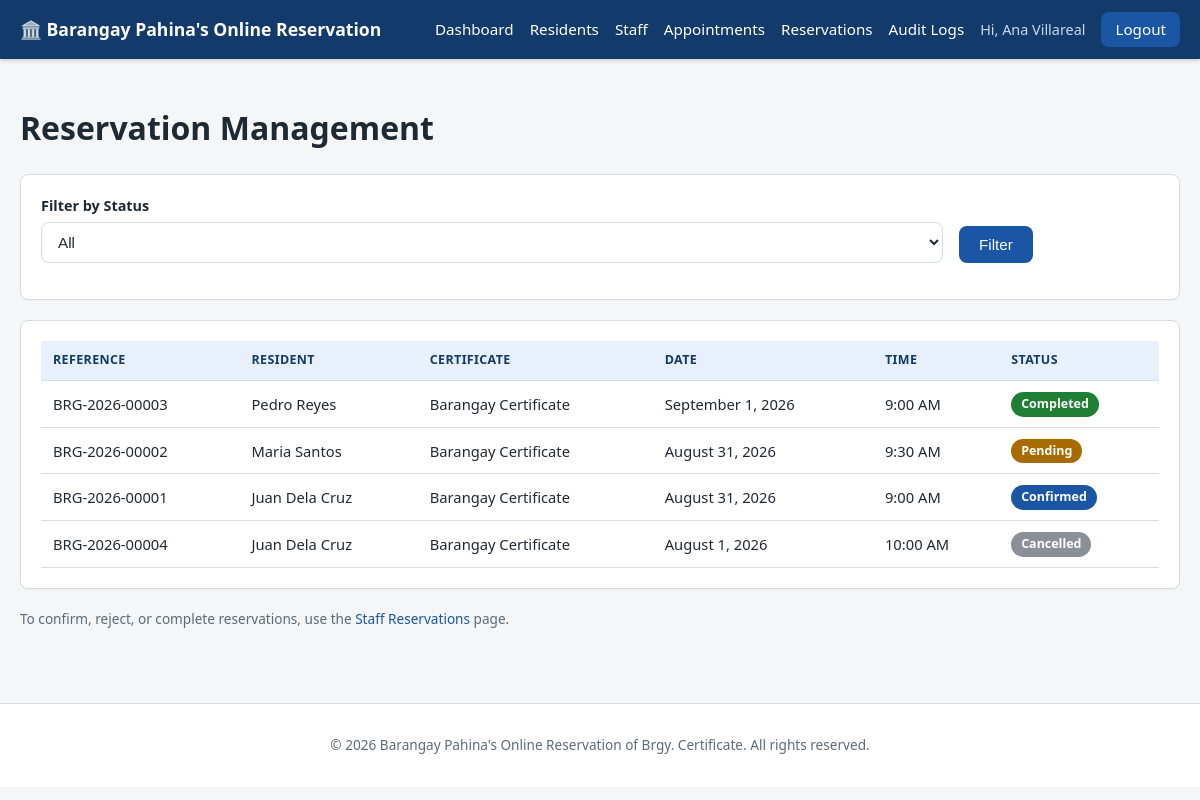
Screenshot of /admin/reservations.php (signed in) with the database file from the repository.
### tables this page shows
CREATE TABLE reservations (
    id INT AUTO_INCREMENT PRIMARY KEY,
    reference_number VARCHAR(20) NOT NULL UNIQUE,
    resident_id INT NOT NULL,
    certificate_type VARCHAR(100) NOT NULL DEFAULT 'Barangay Certificate',
    purpose VARCHAR(150) NOT NULL,
    appointment_date DATE NOT NULL,
    appointment_time TIME NOT NULL,
    status ENUM('Pending','Confirmed','Completed','Cancelled','Rejected','No-show')
        NOT NULL DEFAULT 'Pending',
    created_at DATETIME NOT NULL DEFAULT CURRENT_TIMESTAMP,
    updated_at DATETIME NOT NULL DEFAULT CURRENT_TIMESTAMP ON UPDATE CURRENT_TIMESTAMP,
    FOREIGN KEY (resident_id) REFERENCES residents(id) ON DELETE CASCADE,
    INDEX idx_ref_number (reference_number),
    INDEX idx_appt_date_res (appointment_date)
);

CREATE TABLE residents (
    id INT AUTO_INCREMENT PRIMARY KEY,
    user_id INT NOT NULL,
    first_name VARCHAR(50) NOT NULL,
    middle_name VARCHAR(50) DEFAULT NULL,
    last_name VARCHAR(50) NOT NULL,
    date_of_birth DATE NOT NULL,
    address VARCHAR(255) NOT NULL,
    contact_number VARCHAR(20) NOT NULL,
    created_at DATETIME NOT NULL DEFAULT CURRENT_TIMESTAMP,
    updated_at DATETIME NOT NULL DEFAULT CURRENT_TIMESTAMP ON UPDATE CURRENT_TIMESTAMP,
    FOREIGN KEY (user_id) REFERENCES users(id) ON DELETE CASCADE,
    INDEX idx_resident_name (last_name, first_name),
    INDEX idx_contact (contact_number)
);

### admin/reservations.php (the view, shortened to what this page needs)
<?php
require_once __DIR__ . '/../config/database.php';
require_once __DIR__ . '/../includes/functions.php';
$sql = "SELECT r.*, res.first_name, res.last_name
        FROM reservations r JOIN residents res ON res.id = r.resident_id WHERE 1=1";
$params = [];
$sql .= " ORDER BY r.appointment_date DESC, r.appointment_time DESC LIMIT 300";
$stmt = $pdo->prepare($sql);
$stmt->execute($params);
$reservations = $stmt->fetchAll();
require_once __DIR__ . '/../includes/header.php';
?>
<h1>Reservation Management</h1>
<div class="card">
    <form method="get" class="form-row" style="align-items:flex-end;">
        <div class="form-group">
            <label for="status">Filter by Status</label>
            <select id="status" name="status">
                <option value="">All</option>
            </select>
        </div>
        <div class="form-group" style="flex:0;"><button class="btn" type="submit">Filter</button></div>
    </form>
</div>
<div class="card">
    <div class="table-wrapper">
        <table>
            <thead><tr><th>Reference</th><th>Resident</th><th>Certificate</th><th>Date</th><th>Time</th><th>Status</th></tr></thead>
            <tbody>
            <?php foreach ($reservations as $r): ?>
                <tr>
                    <td><?= h($r['reference_number']) ?></td>
                    <td><?= h($r['first_name'] . ' ' . $r['last_name']) ?></td>
                    <td><?= h($r['certificate_type']) ?></td>
                    <td><?= formatDate($r['appointment_date']) ?></td>
                    <td><?= formatTime($r['appointment_time']) ?></td>
                    <td><?= statusBadge($r['status']) ?></td>
                </tr>
            <?php endforeach; ?>
            </tbody>
        </table>
    </div>
</div>
<p class="form-hint">To confirm, reject, or complete reservations, use the <a href="/barangay-system/staff/reservations.php">Staff Reservations</a> page.</p>
<?php require_once __DIR__ . '/../includes/footer.php'; ?>

### includes/functions.php (shortened to what this page needs)
<?php
function h(?string $value): string
{
    return htmlspecialchars($value ?? '', ENT_QUOTES, 'UTF-8');
}
function formatDate(?string $date): string
{
    $ts = strtotime($date);
    return $ts ? date('F j, Y', $ts) : $date;
}
function formatTime(?string $time): string
{
    $ts = strtotime($time);
    return $ts ? date('g:i A', $ts) : $time;
}
function statusBadge(string $status): string
{
    $map = [
        'Pending'   => 'badge-pending',
        'Confirmed' => 'badge-confirmed',
        'Completed' => 'badge-completed',
        'Cancelled' => 'badge-cancelled',
        'Rejected'  => 'badge-rejected',
        'No-show'   => 'badge-noshow',
    ];
    $class = $map[$status] ?? 'badge-pending';
    return '<span class="badge ' . $class . '">' . h($status) . '</span>';
}

### css/style.css (style rules this page uses)
:root { --blue-dark: #123a6b; --blue: #1a56a3; --blue-light: #e8f0fb; --gray-light: #f4f6f8; --gray-border: #d6dce3; --text-dark: #1f2933; --text-muted: #5c6b7a; --white: #ffffff; --green: #1e7e34; --yellow: #a86b00; --red: #b02a2a; --radius: 8px; }
* { box-sizing: border-box; }
body { margin: 0; font-family: "Segoe UI", Arial, Helvetica, sans-serif; background: var(--gray-light); color: var(--text-dark); line-height: 1.5; }
a { color: var(--blue); text-decoration: none; }
.card { background: var(--white); border: 1px solid var(--gray-border); border-radius: var(--radius); padding: 20px; margin-bottom: 20px; box-shadow: 0 1px 2px rgba(0,0,0,0.04); }
.page-container .form-group { margin-bottom: 16px; }
.page-container label { display: block; margin-bottom: 6px; font-weight: 600; font-size: 0.9rem; }
.page-container input[type=text], .page-container input[type=email], .page-container input[type=password], .page-container input[type=date], .page-container input[type=tel], .page-container input[type=time], .page-container select, .page-container textarea { width: 100%; padding: 10px 12px; border: 1px solid var(--gray-border); border-radius: var(--radius); font-size: 0.95rem; background: var(--white); color: var(--text-dark); }
.form-row { display: flex; gap: 16px; flex-wrap: wrap; }
.form-row .form-group { flex: 1; min-width: 200px; }
.form-hint { color: var(--text-muted); font-size: 0.85rem; }
.btn { display: inline-block; padding: 10px 20px; background: var(--blue); color: var(--white); border: none; border-radius: var(--radius); font-size: 0.95rem; cursor: pointer; text-align: center; }
.page-container table { width: 100%; border-collapse: collapse; background: var(--white); }
.page-container th, .page-container td { text-align: left; padding: 10px 12px; border-bottom: 1px solid var(--gray-border); font-size: 0.92rem; }
.page-container th { background: var(--blue-light); color: var(--blue-dark); text-transform: uppercase; font-size: 0.78rem; letter-spacing: 0.03em; }
.table-wrapper { overflow-x: auto; }
.badge { display: inline-block; padding: 3px 10px; border-radius: 999px; font-size: 0.78rem; font-weight: 600; color: var(--white); }
.badge-pending { background: var(--yellow); }
.badge-confirmed { background: var(--blue); }
.badge-completed { background: var(--green); }
.badge-cancelled { background: #8a8f98; }

### rows the page displays
reservations: reference_number "BRG-2026-00003", resident.last_name "Pedro Reyes", certificate_type "Barangay Certificate", appointment_date "September 1, 2026", appointment_time "9:00 AM", status "Completed"
reservations: reference_number "BRG-2026-00002", resident.last_name "Maria Santos", certificate_type "Barangay Certificate", appointment_date "August 31, 2026", appointment_time "9:30 AM", status "Pending"
reservations: reference_number "BRG-2026-00001", resident.last_name "Juan Dela Cruz", certificate_type "Barangay Certificate", appointment_date "August 31, 2026", appointment_time "9:00 AM", status "Confirmed"
reservations: reference_number "BRG-2026-00004", resident.last_name "Juan Dela Cruz", certificate_type "Barangay Certificate", appointment_date "August 1, 2026", appointment_time "10:00 AM", status "Cancelled"

### other values shown
$_SESSION['display_name'] "Ana Villareal"
